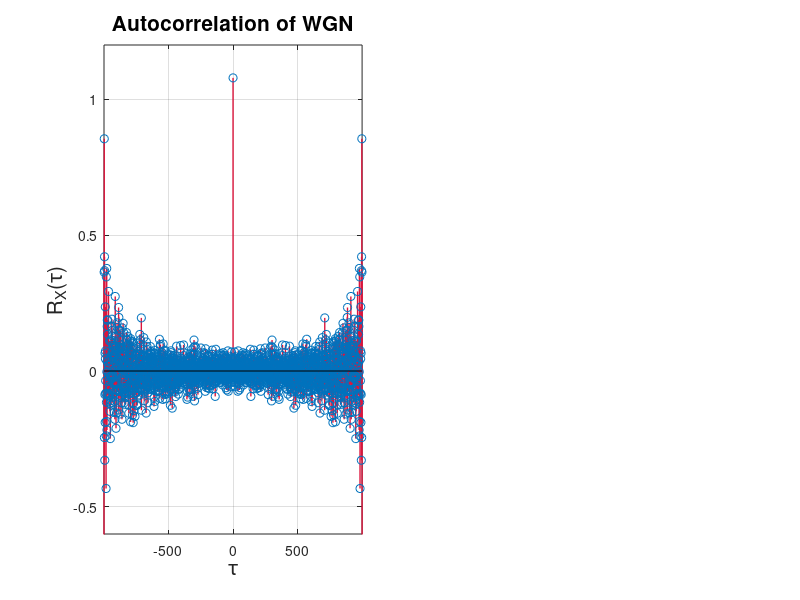

This chart was generated by the following MATLAB code: (Note: this script raises an error after producing the figure.)
clear all;

c = struct('red', [220/255  20/255  60/255], ... 
    'darkred', [139/255   0   0], ...
    'orange', [255/255 165/255   0]);

%% part 2.1.1-2-3: autocorr of WGN
N = 1000;
x = randn(N, 1);
x_corr = xcorr(x, 'unbiased');
x_axis = -((length(x)-1)):1:(length(x)-1);
figure; 
subplot(1,2,1); stem(x_axis, x_corr , '-', 'color', c.red, 'linewidth', 1); axis([-999 999 -0.6 1.2])
title('Autocorrelation of WGN', 'FontSize', 15); grid on;
xlabel('\tau', 'FontSize', 15); ylabel('R_X(\tau)', 'FontSize', 15);
z = zoom;
z.Motion = 'horizontal';
z.Enable = 'on';
subplot(1,2,2); stem(x_axis, x_corr , '-', 'color', c.red, 'linewidth', 1); axis([-50 50 -0.6 1.2])
title('Autocorrelation of WGN (zoomed)', 'FontSize', 15); grid on;
xlabel('\tau', 'FontSize', 15); ylabel('R_X(\tau)', 'FontSize', 15);

%clear x x_corr x_axis z;

%% 2.1.4 filter
%N = 1000;
%x = randn(N, 1);
figure; hold on;

y = filter(ones(9,1),[1],x);

x_axis = -((length(y)-1)):1:(length(y)-1);
y_corr = xcorr(y, 'unbiased');
stem(x_axis, y_corr, '-', 'color', c.red, 'linewidth', 1.5); axis([-20 20 -2.2 10.2]);
title('Autocorrelation of filtered signal MA(8) R_Y(\tau)', 'FontSize', 15); grid on;
xlabel('\tau', 'FontSize', 15); ylabel('R_Y(\tau)', 'FontSize', 15);

%% plot for different filter orders
% x = randn(N, 1);
% figure; hold on;
% 
% M = 0; %filter order 0. R_X(\tau)
% y = filter(ones(M+1,1),[1],x);
% x_axis = -((length(y)-1)):1:(length(y)-1);
% x_corr = xcorr(y, 'unbiased');
% plot(x_axis, x_corr , 'ok', 'linewidth', 1.5);
% M = 3; %filter order 3
% y = filter(ones(M+1,1),[1],x);
% x_axis = -((length(y)-1)):1:(length(y)-1);
% y_corr3 = xcorr(y, 'unbiased');
% plot(x_axis, y_corr3 , 'o', 'color', c.darkred, 'linewidth', 1.5);
% M = 7; %filter order 7
% y = filter(ones(M+1,1),[1],x);
% x_axis = -((length(y)-1)):1:(length(y)-1);
% y_corr7 = xcorr(y, 'unbiased');
% plot(x_axis, y_corr7 , 'o', 'color', c.red, 'linewidth', 1.5);
% M = 10; %filter order 10
% y = filter(ones(M+1,1),[1],x);
% x_axis = -((length(y)-1)):1:(length(y)-1);
% y_corr10 = xcorr(y, 'unbiased');
% plot(x_axis, y_corr10 , 'o', 'color', c.orange, 'linewidth', 1.5);
% 
% plot(x_axis, x_corr , '-k', 'linewidth', 1.5);
% plot(x_axis, y_corr3 , '-', 'color', c.darkred, 'linewidth', 1.5);
% plot(x_axis, y_corr7 , '-', 'color', c.red, 'linewidth', 1.5);
% plot(x_axis, y_corr10 , '-', 'color', c.orange, 'linewidth', 1.5);
% 
% 
% axis([-20 20 -2.2 15.2]);
% title('Autocorrelation of filtered signal', 'FontSize', 15); grid on;
% xlabel('\tau', 'FontSize', 15); ylabel('R_Y(\tau)', 'FontSize', 15);
% legend('R_X(\tau)','MA(3)', 'MA(7)','MA(10)','FontSize', 12)

%% 2.2 cross-correlation
crosscorr = xcorr(x, y, 'unbiased');
clear x_axis
x_axis(:,1) = -((length(x)-1)):1:(length(x)-1);
figure; stem(x_axis, crosscorr, '-', 'color', c.red, 'linewidth', 1.5); axis([-20 20 -0.3 1.5]);
title('Cross-correlation R_{XY}(\tau)', 'FontSize', 15); grid on;
xlabel('\tau', 'FontSize', 15); ylabel('R_Y(\tau)', 'FontSize', 15);
h = ones(9,1);
%h(10:1999) = 0;
con = conv(h, x_corr);
clear x_axis
x_axis(:,1) = -((length(x)-1))-8:1:(length(x)-1);
hold on; plot (x_axis, con, '-', 'color', c.orange, 'linewidth', 1.5);
legend('R_{XY}(\tau)','h(\tau)*R_X(\tau)', 'FontSize', 12)